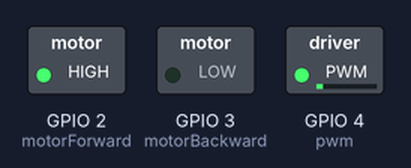
The program below on a simulated Raspberry Pi (BCM pin numbers). Shown: switched loads named in the program (green lamp = pin HIGH).

Above: at 0.1 s.
At 12.1 s:
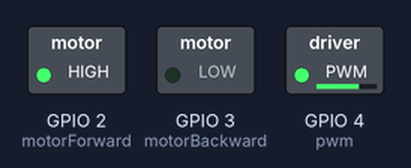
At 24.1 s:
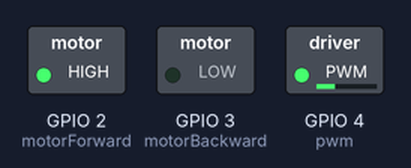
At 36.1 s:
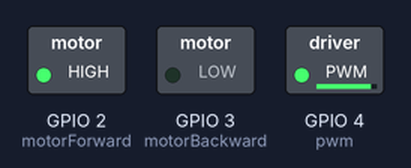
Timing chart, 0 to 39.5 s (numbered marks = the images above):
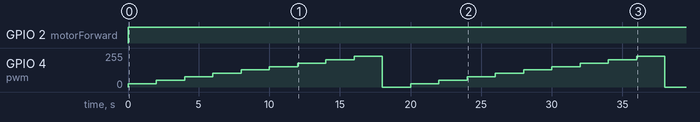

The program:

motor.py
```python
import RPi.GPIO as GPIO
import time

GPIO.setmode(GPIO.BCM)

motorForward = 2 #PIN3
motorBackward = 3 #PIN5
pwm = 4 #pin7

motorList = [motorForward,motorBackward]
GPIO.setup(motorList, GPIO.OUT)
GPIO.setup(pwm, GPIO.OUT)

dutycycle = 0
p = GPIO.PWM(pwm,50) #Setup the PWM to have 50 HZ
p.start(dutycycle) #start the pwm at 0% duty cycle

try:
    while True:
        GPIO.output(motorList, (GPIO.HIGH,GPIO.LOW))
        dutycycle = (dutycycle + 10) % 100
        p.ChangeDutyCycle(dutycycle)
        time.sleep(2)
except KeyboardInterrupt:
    print('interrupted!')
    p.stop()
    GPIO.output(motorList, (GPIO.LOW,GPIO.LOW))
    GPIO.cleanup()
```

Measured:
- by itself, GPIO 2 (motorForward): LOW → HIGH at 0.00 s
- by itself, GPIO 4 (pwm): ramps from 0/255 to 230/255 and jumps back, once every 20.0 s
